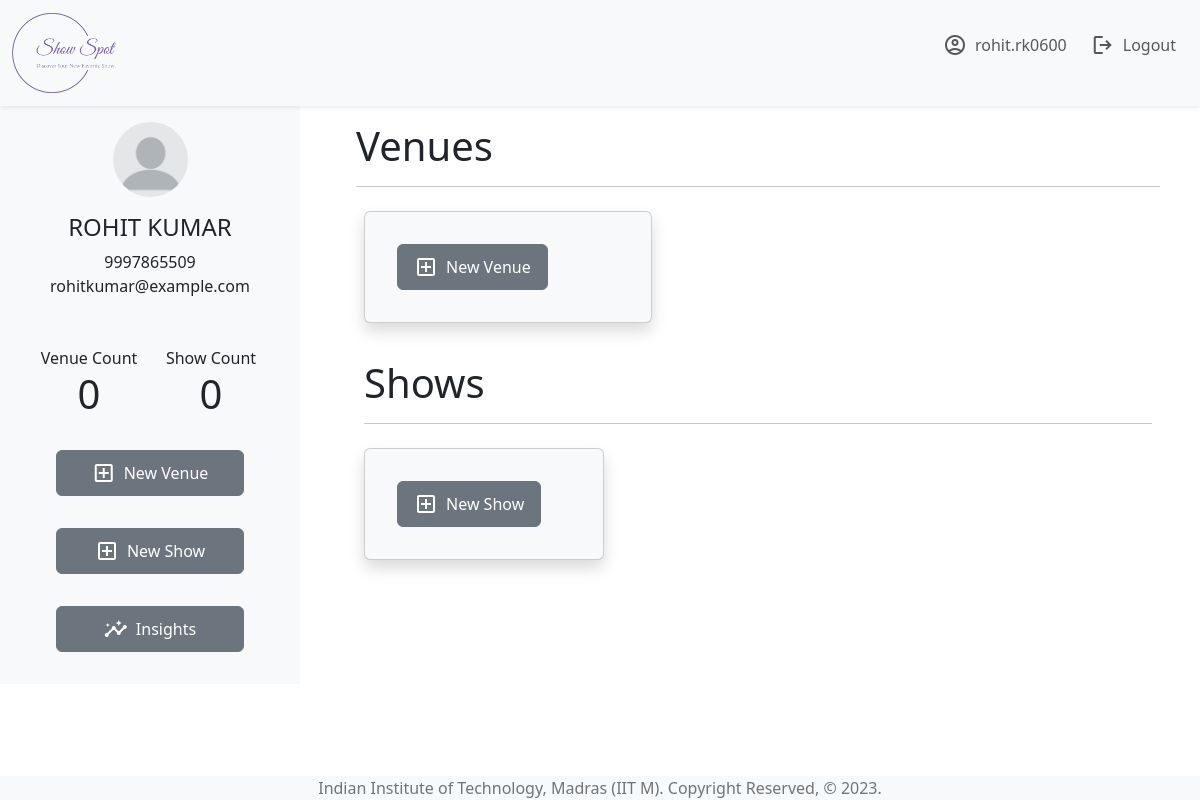
The page /admin/home (signed in) on the database its author committed.
### applications/models.py (models this page shows, shortened)
class User(db.Model,UserMixin):
    user_id = db.Column(db.String,primary_key = True,nullable = False, unique = True)
    password = db.Column(db.String,nullable=False)
    name = db.Column(db.String)
    email_id = db.Column(db.String)
    phone_no = db.Column(db.Integer)
    address = db.Column(db.String)
    bookings= db.relationship('Booking',backref='user')

### admin/admin_applications/admin_controllers.py (the view)
@admin_bp.route("/home")
@login_required
def index():
    return render_template('admin_homepage.html')

### applications/login.py (called while the page is built)
@login_manager.user_loader
def load_user(user_id):
    x =  User.query.get(user_id)
    if x==None:
        x = Admin.query.get(user_id)
    return x

### admin/admin_templates/admin_homepage.html (shortened to what this page needs)
{% extends 'admin_base.html' %}
{% block main %}
<div class="container-fluid m-2">
    <div class="row m-1 justify-content-center">
        <div class="col justify-content-center">
            <div class="m-2">
                <span class="display-6">Venues</span>
                <hr>
            </div>
            <div class="d-flex flex-wrap p-1 m-2 justify-content-start">
                {% if current_user.venues %}
                {% for venue in current_user.venues %}
                <div class="card text-bg-light m-2 shadow" style="width: 20rem;">
                    {% if venue.venue_img_url %}
                    <img src={{ url_for('static',filename='images/venue_img/' + venue.venue_img_url.split("\\")[-1]) }}
                        class="card-img-top" alt="Venue Image" height="200rem">
                    {% else %}
                    <img src={{ url_for('static',filename='images/venue_img/dummy.jpg' ) }} class="card-img-top"
                        alt="Venue Image" height="200rem">
                    {% endif %}
                    <div class="card-body">
                        <div>
                            <h5 class="card-title text-center">{{ venue.venue_name }}</h5>
                            <address class="text-center card-text"><em>{{ venue.location }}, {{ venue.address }}</em>
                            </address>
                        </div>
                        <hr>
                        <div class="row m-2">
                            <div class="col-6 justify-content-center">
                                <p class="text-center">Total Shows </p>
                                <p class="display-6 text-center">{{ venue.shows | length() }}</p>
                            </div>
                            <div class="col-6 justify-content-center">
                                <p class="text-center">Capacity</p>
                                <p class="display-6 text-center">{{ venue.capacity }}</p>
                            </div>
                        </div>
                        <hr>
                        <div class="d-flex justify-content-around">
                            <a href={{ url_for('admin.edit_venue', venue_id=venue.venue_id) }}
                                class="btn btn-secondary">Edit</a>
                            <a href={{ url_for('admin.delete_venue', venue_id=venue.venue_id) }}
                                class="btn btn-secondary">Delete</a>
                        </div>
                    </div>
                </div>
                {% endfor %}
                {% else %}
                <div class="card text-bg-light m-1 shadow" style="width: 18rem;">
                    <div class="card-body">
                        <a class="btn btn-secondary m-3" href={{ url_for('admin.add_venue') }}>
                            <div class="d-flex justify-content-center">
                                <span class="material-symbols-outlined p-1">
                                </span>
                                <span class="p-1">New Venue</span>
                            </div>
                        </a>
                    </div>
                </div>
                {% endif %}
            </div>
        </div>
    </div>
    <div class="row m-1 justify-content-center">
        <div class="col m-2 justify-content-center">
            <div class="m-2">
                <span class="display-6">Shows</span>
                <hr>
            </div>
            <div class="d-flex flex-wrap p-1 justify-content-start">
                {% if current_user.shows %}
                {% for show in current_user.shows | sort(attribute='timing',reverse=True) %}
                <div class="card text-bg-light m-3 shadow" style="width: 19rem;">
                    <div class="card-body">
                        <div class="row">
                            <h5 class="card-title text-center">{{ show.show_name }}</h5>
                            <p class="card-text text-center"><em>{{ show.description }}</em></p>
                        </div>
                        <hr>
                        <div class="row">
                            <div class="col-4">
                                <p class="text-center">Date</p>
                                <h6 class="text-center"> {{ show.timing.date() }}</h6>
                            </div>
                            <div class="col-4">
                                <p class="text-center">Time</p>
                                <h6 class="text-center">{{ show.timing.time() }}</h6>
                            </div>
                            <div class="col-4">
                                <p class="text-center">Ratings</p>
                                <h5 class="text-center">{{show.rating}}/10</h5>
                            </div>
                        </div>
                        <p class="text-center"><em>Venue: {{ show.venues.venue_name| upper() }}</em></p>
                        <p class="text-center"><strong>Labels/Tags : {{ show.tags | upper() }}</strong></p>
                        <hr>
                        <div class="d-flex justify-content-around">
                            <a href={{ url_for('admin.edit_show', show_id=show.show_id) }}
                                class="btn btn-secondary">Edit</a>
                            <a href={{ url_for('admin.delete_show', show_id=show.show_id) }}
                                class="btn btn-secondary">Delete</a>
                        </div>
                    </div>
                </div>
                {% endfor %}
                {% else %}
                <div class="card text-bg-light m-1 shadow" style="width: 15rem;">
                    <div class="card-body">
                        <a class="btn btn-secondary m-3" href={{ url_for('admin.add_show') }}>
                            <div class="d-flex justify-content-center">
                                <span class="material-symbols-outlined p-1">
                                </span>
                                <span class="p-1">New Show</span>
                            </div>
                        </a>
                    </div>
                </div>
                {% endif %}
            </div>
        </div>
    </div>
</div>
</div>
{% endblock %}

### admin/admin_templates/admin_base.html (shortened to what this page needs)
{% extends 'base.html' %}
{% block head %}
{{ super() }}
{% endblock head %}
{% block navbar_content %}
<a class="nav-link " href={{ url_for('admin.index') }}>
    <div class="d-flex justify-content-center">
        <span class="material-symbols-outlined p-1">
        </span>
        <p class="p-1">
            {{ current_user.user_id }}
        </p>
    </div>
</a>
<a class="nav-link justify-content-center" href = {{ url_for('admin.admin_logout') }}>
    <div class="d-flex justify-content-center">
        <span class="material-symbols-outlined p-1">
        </span>
        <span class="p-1">Logout</span>
    </div>
</a>
{% endblock navbar_content %}
{% block body%}
<div class="container-fluid">
    <div class="row">
        <div class="col-3 justify-content-center bg-body-tertiary">
            <div class='row justify-content-center m-3'>
                <div class="col d-flex flex-column">
                    <img  class='rounded-circle align-self-center ' src = {{ url_for('static',filename='images/blank-profile-picture.png')}} width = 75rem>
                    <span class = 'h4 mt-2 pt-2 align-self-center'>{{ current_user.name | upper }}</span>
                    <span class = 'align-self-center'>{{ current_user.phone_no }}</span>
                    <span class="align-self-center mb-3 pb-3">{{ current_user.email_id }}</span>
                </div>
            </div>
            <div class="row justify-content-center m-3">
                <div class="col-6 d-flex flex-column">
                    <span class="align-self-center">Venue Count</span>
                    <span class="display-6 align-self-center">{{ current_user.venues | length() }}</span>
                </div>
                <div class="col-6 d-flex flex-column">
                    <span class="align-self-center">Show Count</span>
                    <span class="display-6 align-self-center">{{ current_user.shows | length() }}</span>
                </div>
            </div>
            <div class="row justify-content-center m-3">
                <div class="col d-flex flex-column">
                    <a class="btn btn-secondary m-3" href={{ url_for('admin.add_venue') }}>
                        <div class="d-flex justify-content-center">
                            <span class="material-symbols-outlined p-1">
                            </span>
                            <span class="p-1">New Venue</span>
                        </div>
                    </a>
                    <a class="btn btn-secondary m-3" href={{ url_for('admin.add_show') }}>
                        <div class="d-flex justify-content-center">
                            <span class="material-symbols-outlined p-1">
                            </span>
                            <span class="p-1">New Show</span>
                        </div>
                    </a>
                    <a class="btn btn-secondary m-3" href={{ url_for('admin.summary') }}>
                        <div class="d-flex justify-content-center">
                            <span class="material-symbols-outlined p-1">
                            </span>
                            <span class="p-1">Insights</span>
                        </div>
                    </a>
                </div>
            </div>
        </div>
        <div class="col-9 justify-content-center">
            {% block main %}  {% endblock %}
        </div>
    </div>
{% endblock body %}

### rows shown on the page
User: user_id "rohit.rk0600", name "ROHIT KUMAR", phone_no "9997865509", email_id "rohitkumar@example.com"

### other values the page prints
{{ current_user.venues | length() }} "0"
{{ current_user.shows | length() }} "0"
